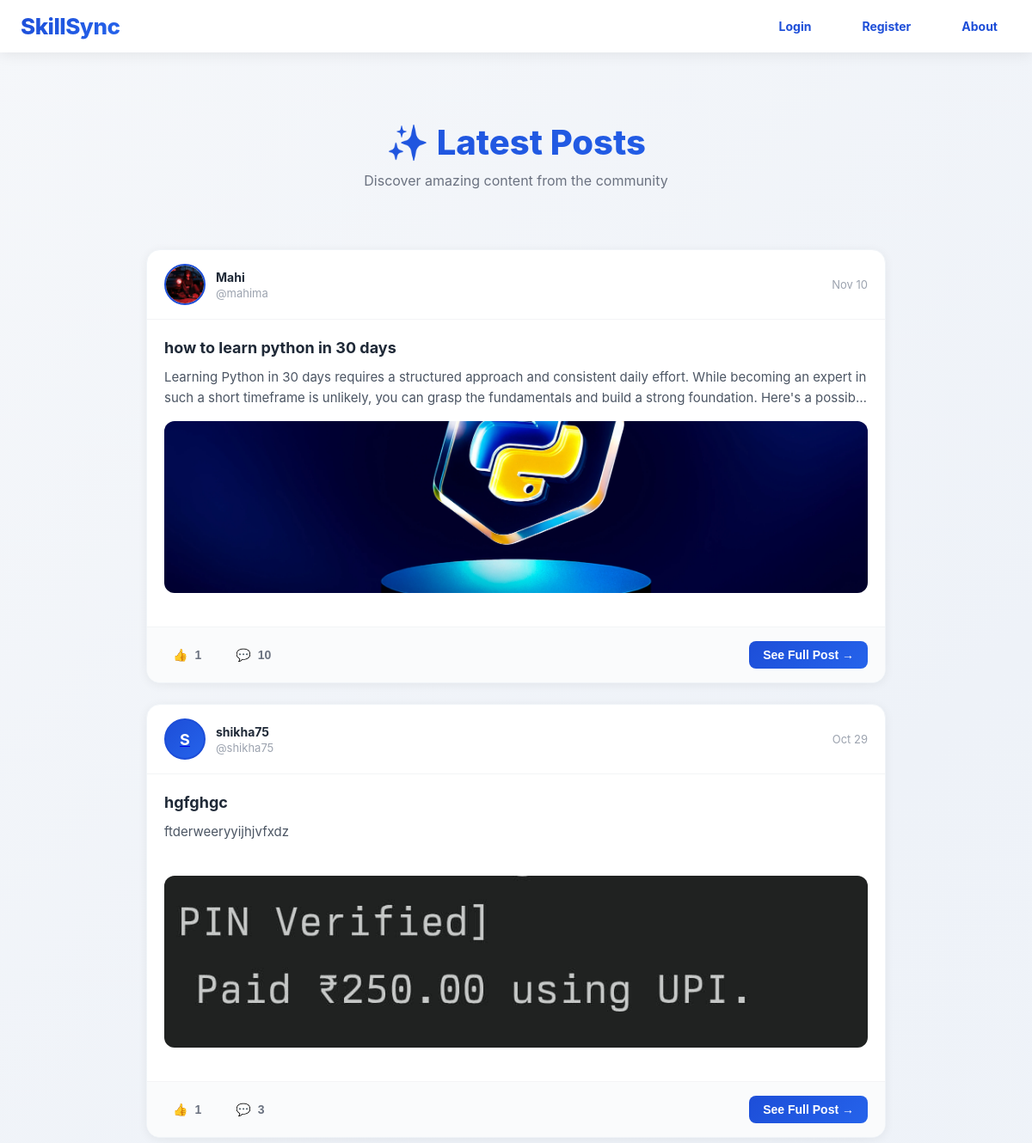
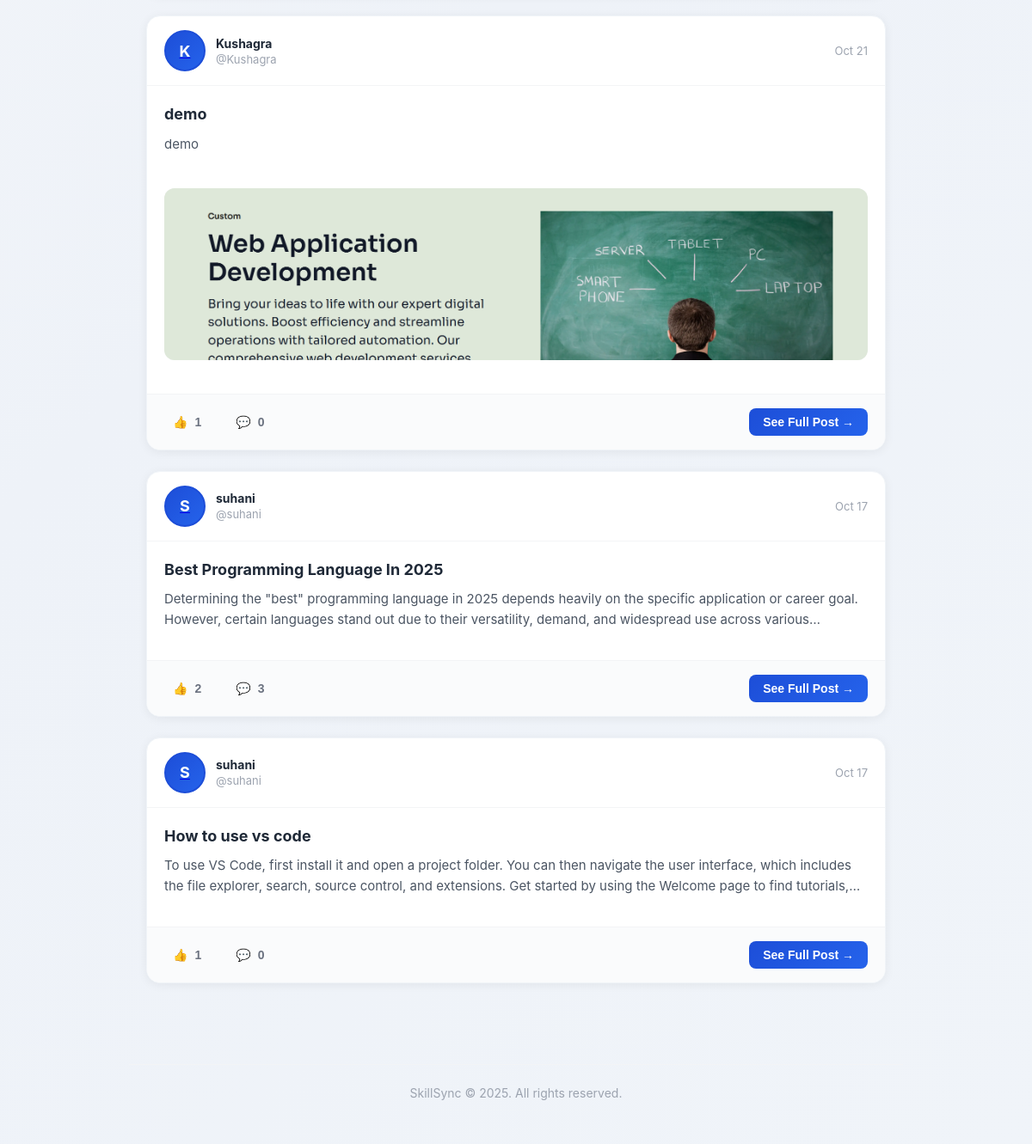
The page / on the database its author committed (2 pictures, top to bottom).
### main/models.py (models this page shows, shortened)
class Content(models.Model):
    title = models.CharField(max_length=200)
    description = models.TextField()
    instructor = models.CharField(max_length=100)
    duration = models.CharField(max_length=50)
    created_by = models.ForeignKey(User, on_delete=models.CASCADE)
    created_at = models.DateTimeField(auto_now_add=True)
    likes = models.ManyToManyField(User, related_name='liked_content', blank=True)
    image = models.ImageField(upload_to='content_images/', blank=True, null=True)
    video = models.FileField(upload_to='content_videos/', blank=True, null=True)

class Profile(models.Model):
    user = models.OneToOneField(User, on_delete=models.CASCADE)
    full_name = models.CharField(max_length=100, blank=True)
    profession = models.CharField(max_length=100, blank=True)
    about = models.TextField(blank=True)
    profile_picture = models.ImageField(upload_to='profile_pics/', default='profile_pics/default.jpg')
    def get_profile_picture_url(self):
        if self.profile_picture:
            try:
                if self.profile_picture.storage.exists(self.profile_picture.name):
                    if 'default' not in self.profile_picture.name:
                        return self.profile_picture.url
            except:
                pass
        return None

### main/views.py (the view)
# urls.py: path('', views.home, name='home'),
def home(request):
    contents = Content.objects.all().order_by('-created_at')
    context = {
        'contents': contents,
        'default_avatar': True
    }
    return render(request, 'home.html', context)

### main/templates/home.html (shortened to what this page needs)
{% extends 'base.html' %}
{% load static %}
{% block content %}
<div class="posts-container">
    <div class="page-header">
        <h1>✨ Latest Posts</h1>
        <p>Discover amazing content from the community</p>
    </div>
    {% if contents %}
        {% for content in contents %}
            <div class="post-card" onclick="openModal('post-{{ content.id }}')">
                <div class="post-header">
                    <div class="avatar-wrapper">
                        <a href="{% url 'view_profile' content.created_by.username %}" onclick="event.stopPropagation();">
                            {% if content.created_by.profile.profile_picture and content.created_by.profile.get_profile_picture_url %}
                                <img src="{{ content.created_by.profile.get_profile_picture_url }}"
                                     alt="Profile"
                                     class="user-avatar"
                                     onerror="handleImageError(this)">
                            {% else %}
                                <div class="avatar-fallback" style="position: static; display: flex;">
                                    {{ content.created_by.username|first|upper }}
                                </div>
                            {% endif %}
                        </a>
                    </div>
                    <div class="user-info">
                        <a href="{% url 'view_profile' content.created_by.username %}" style="text-decoration: none;" onclick="event.stopPropagation();">
                            <div class="user-name">{{ content.created_by.profile.full_name|default:content.created_by.username }}</div>
                        </a>
                        <div class="user-handle">@{{ content.created_by.username }}</div>
                    </div>
                    <div class="post-time">{{ content.created_at|date:"M d" }}</div>
                </div>
                <div class="post-content">
                    <div class="post-title">{{ content.title }}</div>
                    <div class="post-description">{{ content.description }}</div>
                    {% if content.image %}
                        <img src="{{ content.image.url }}" alt="Post" class="post-media">
                    {% elif content.video %}
                        <div class="post-media-placeholder">🎬</div>
                    {% endif %}
                </div>
                <div class="post-footer" onclick="event.stopPropagation();">
                    <button class="post-action like-btn" data-id="{{ content.id }}">
                        {% if user in content.likes.all %}
                            ❤️ <span id="like-count-{{ content.id }}">{{ content.likes.count }}</span>
                        {% else %}
                            👍 <span id="like-count-{{ content.id }}">{{ content.likes.count }}</span>
                        {% endif %}
                    </button>
                    <button class="post-action" onclick="openModal('post-{{ content.id }}'); event.stopPropagation();">
                        💬 <span id="comment-count-{{ content.id }}">{{ content.comment_set.count }}</span>
                    </button>
                    <button class="see-more-btn" onclick="event.stopPropagation(); openModal('post-{{ content.id }}');">
                        See Full Post →
                    </button>
                </div>
            </div>
        {% endfor %}
    {% else %}
        <div class="no-posts">
            <div class="no-posts-icon">📝</div>
            <h2 style="font-size: 20px; color: #1f2937; margin-bottom: 8px;">No Posts Yet</h2>
            <p>Be the first to share something amazing!</p>
        </div>
    {% endif %}
</div>
<footer style="margin-top: 50px; text-align: center; padding: 24px; color: #9ca3af; font-size: 14px; border-top: 1px solid #f3f4f6;">
    SkillSync © 2025. All rights reserved.
</footer>
{% endblock %}

### main/templates/base.html (shortened to what this page needs)
{% load static %}
<!DOCTYPE html>
<html lang="en">
<head>
    <link rel="stylesheet" href="{% static 'css/style.css' %}">
</head>
<body>
    <nav class="navbar">
        <a href="{% url 'home' %}" class="logo">SkillSync</a>
        <div class="nav-links">
    {% if user.is_authenticated %}
        <a href="{% url 'view_profile' user.username %}" class="profile-link" title="{{ user.username }}">
            <div class="navbar-avatar-wrapper">
                {% if user.profile.profile_picture and user.profile.get_profile_picture_url %}
                    <img src="{{ user.profile.get_profile_picture_url }}"
                         class="navbar-profile-img"
                         alt="{{ user.username }}"
                         onerror="handleImageError(this)">
                {% else %}
                    <div class="navbar-avatar-fallback" style="position: static; display: flex;">
                        {{ user.username|first|upper }}
                    </div>
                {% endif %}
            </div>
            <span>{{ user.username }}</span>
        </a>
        <a href="{% url 'add_content' %}" class="NavtBtn">Create Post</a>
        <a href="{% url 'about' %}" class="NavtBtn">About</a>
        <a href="{% url 'logout' %}" class="NavtBtn">Logout</a>
    {% else %}
        <a href="{% url 'login' %}" class="NavtBtn">Login</a>
        <a href="{% url 'register' %}" class="NavtBtn">Register</a>
        <a href="{% url 'about' %}" class="NavtBtn">About</a>
    {% endif %}
</div>
    </nav>
    <div class="main-container">
        {% block content %}{% endblock %}
    </div>
</body>
</html>

### static/css/style.css (style rules this page uses)
* { margin: 0; padding: 0; box-sizing: border-box; }
body { font-family: 'Segoe UI', Tahoma, Geneva, Verdana, sans-serif; background: #f4f6f8; color: #333; }
.navbar { background: #1d4ed8; color: #fff; padding: 15px 0; }
.navbar .logo { font-size: 24px; font-weight: bold; color: #fff; text-decoration: none; }
.navbar .nav-links a { margin-left: 15px; text-decoration: none; color: #fff; padding: 7px 15px; border-radius: 5px; transition: 0.3s; }
.main-container { max-width: 900px; margin: 30px auto; padding: 0 20px; }

### main/templates/base.html (style rules this page uses)
* { margin: 0; padding: 0; box-sizing: border-box; }
body { font-family: -apple-system, BlinkMacSystemFont, 'Segoe UI', Roboto, Oxygen, Ubuntu, Cantarell, sans-serif; background: linear-gradient(135deg, #f5f7fa 0%, #eef2f8 50%, #f0f4f9 100%); min-height: 100vh; position: relative; overflow-x: hidden; }
body::before { content: ''; position: fixed; top: -50%; right: -10%; width: 600px; height: 600px; background: radial-gradient(circle, rgba(29, 78, 216, 0.08) 0%, transparent 70%); border-radius: 50%; z-index: 0; pointer-events: none; animation: float 20s ease-in-out infinite; }
body::after { content: ''; position: fixed; bottom: -20%; left: -5%; width: 500px; height: 500px; background: radial-gradient(circle, rgba(37, 99, 235, 0.06) 0%, transparent 70%); border-radius: 50%; z-index: 0; pointer-events: none; animation: float 25s ease-in-out infinite reverse; }
.navbar { display: flex; justify-content: space-between; align-items: center; padding: 14px 24px; background: rgba(255, 255, 255, 0.95); backdrop-filter: blur(10px); box-shadow: 0 2px 16px rgba(0, 0, 0, 0.08); position: sticky; top: 0; z-index: 100; }
.navbar .logo { font-size: 26px; font-weight: 800; background: linear-gradient(135deg, #1d4ed8 0%, #2563eb 100%); -webkit-background-clip: text; -webkit-text-fill-color: transparent; background-clip: text; text-decoration: none; min-width: fit-content; letter-spacing: -0.5px; }
.navbar .nav-links { display: flex; align-items: center; gap: 12px; }
.navbar .nav-links a { text-decoration: none; color: #475569; padding: 8px 16px; border-radius: 6px; transition: all 0.3s ease; font-weight: 500; font-size: 14px; white-space: nowrap; }
.main-container { min-height: calc(100vh - 60px); padding: 0; position: relative; z-index: 1; }
@media (min-width: 769px) { .navbar .nav-links { display: flex; } }
.NavtBtn { color: #1d4ed8 !important; font-weight: 800; padding: 8px 16px; border-radius: 6px; text-decoration: none; transition: all 0.3s ease; }
.navbar .nav-links a.NavtBtn { font-weight: 700 !important; }

### rows shown on the page
Content: created_by.profile.get_profile_picture_url (picture), created_by.profile.full_name "Mahi", created_by.username "mahima", created_at "Nov 10", title "how to learn python in 30 days", description "Learning Python in 30 days requires a structured approach and consistent daily effort. While becoming an expert in such a short timeframe is unlikely, you can grasp the fundamentals and build a strong foundation. Here's a…", image (picture), likes.count "1", comment_set.count "10"
Content: created_by.username|first "S", created_by.profile.full_name "shikha75", created_by.username "shikha75", created_at "Oct 29", title "hgfghgc", description "ftderweeryyijhjvfxdz", image (picture), likes.count "1", comment_set.count "3"
Content: created_by.username|first "K", created_by.profile.full_name "Kushagra", created_by.username "Kushagra", created_at "Oct 21", title "demo", description "demo", image (picture), likes.count "1", comment_set.count "0"
Content: created_by.username|first "S", created_by.profile.full_name "suhani", created_by.username "suhani", created_at "Oct 17", title "Best Programming Language In 2025", description "Determining the \"best\" programming language in 2025 depends heavily on the specific application or career goal. However, certain languages stand out due to their versatility, demand, and widespread use across…", likes.count "2", comment_set.count "3"
Content: created_by.username|first "S", created_by.profile.full_name "suhani", created_by.username "suhani", created_at "Oct 17", title "How to use vs code", description "To use VS Code, first install it and open a project folder. You can then navigate the user interface, which includes the file explorer, search, source control, and extensions. Get started by using the Welcome page to find…", likes.count "1", comment_set.count "0"
